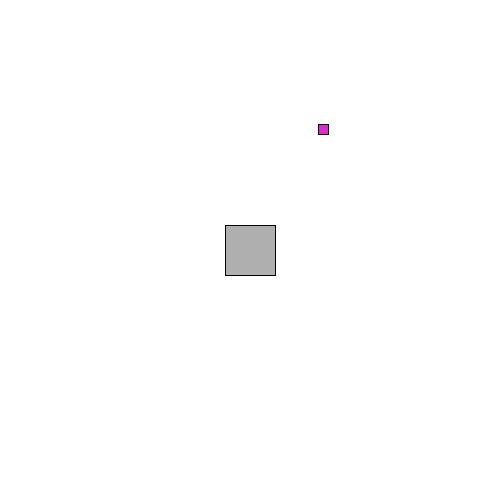
Frame 1 (no input)
Frame 60 (the mouse pressed at the canvas centre just before this capture): identical to frame 1, image omitted
Frame 120 (the mouse held since frame 60 and released just before this capture): identical to frame 1, image omitted

The Processing sketch that drew this single still picture (run headless with seeded random() and noise(); from frame 60 on, the mouse is pressed at the canvas centre):

// Processing sketch: processing_103175
// ── processing_103175.pde

Car myCar;
Grape newGrape;

int speed = 7;

float xposGrape;
float yposGrape;
float xposCar;
float yposCar;

float topBorderG;
float bottomBorderG;
float rightBorderG;
float leftBorderG;

float topBorderC;
float bottomBorderC;
float rightBorderC;
float leftBorderC;

void setup() {
  size(500, 500);
  myCar = new Car();
  newGrape = new Grape();
}

void draw() {
  background(255);

  newGrape.display(); 
  myCar.display();
  myCar.move();
}

class Car {
  color c;
  float xpos;
  float ypos;
  float speed;
  int sizeW = 50;
  int sizeH = 50;
  
  boolean up, down, left, right;
   
  Car() {
    c = color(175);
    xpos = width/2;
    ypos = width/2;
       
    
  }
  
  void setBordersC() {
    topBorderC = ypos - sizeW/2;
    bottomBorderC = ypos + sizeW/2;
    rightBorderC = xpos + sizeH/2;
    leftBorderC = xpos - sizeH/2;
  }
  
  void display() {
    rectMode(CENTER);
    stroke(0);
    fill(c);
    rect(xpos, ypos, sizeW, sizeH);
    
 }
  void keyPressed() {
    
    int k = keyCode;
   
    if (k == ENTER | k == RETURN)
      speed = speed + 1;
    else if (k == ' ')   
      speed = speed - 1;
  
    else if (k == UP)    up    = true;
    else if (k == DOWN)  down  = true;
    else if (k == LEFT)  left  = true;
    else if (k == RIGHT) right = true;
  }
  
  void keyReleased() {
    int k = keyCode;
    
    if      (k == UP)    up    = false;
    else if (k == DOWN)  down  = false;
    else if (k == LEFT)  left  = false;
    else if (k == RIGHT) right = false;
    
  }
  
  void move() {
    if (up)    ypos -= speed;
    if (down)  ypos += speed;
    if (left)  xpos -= speed;
    if (right) xpos += speed;
  }
}

  
class Grape {
  color c;
  float xpos;
  float ypos;
  int sizeW = 10;
  int sizeH = 10;
  
//  float speed;
  
  Grape() {
    c = color(216, 44, 208);
    xpos = int(random(width));
    ypos = int(random(height));
//    speed = 5;
    
    
  }
  
  void setBordersG() {
    topBorderG = ypos - sizeW/2;
    bottomBorderG = ypos + sizeW/2;
    rightBorderG = xpos + sizeH/2;
    leftBorderG = xpos - sizeH/2;
  }
  
  void display() {
    rectMode(CENTER);
    stroke(0);
    fill(c);
    setBordersG();
    rect(xpos, ypos, sizeW, sizeH);
    
     
  }
  
  void tele() {
    xpos = int(random(width));
    ypos = int(random(height));
   }
}
